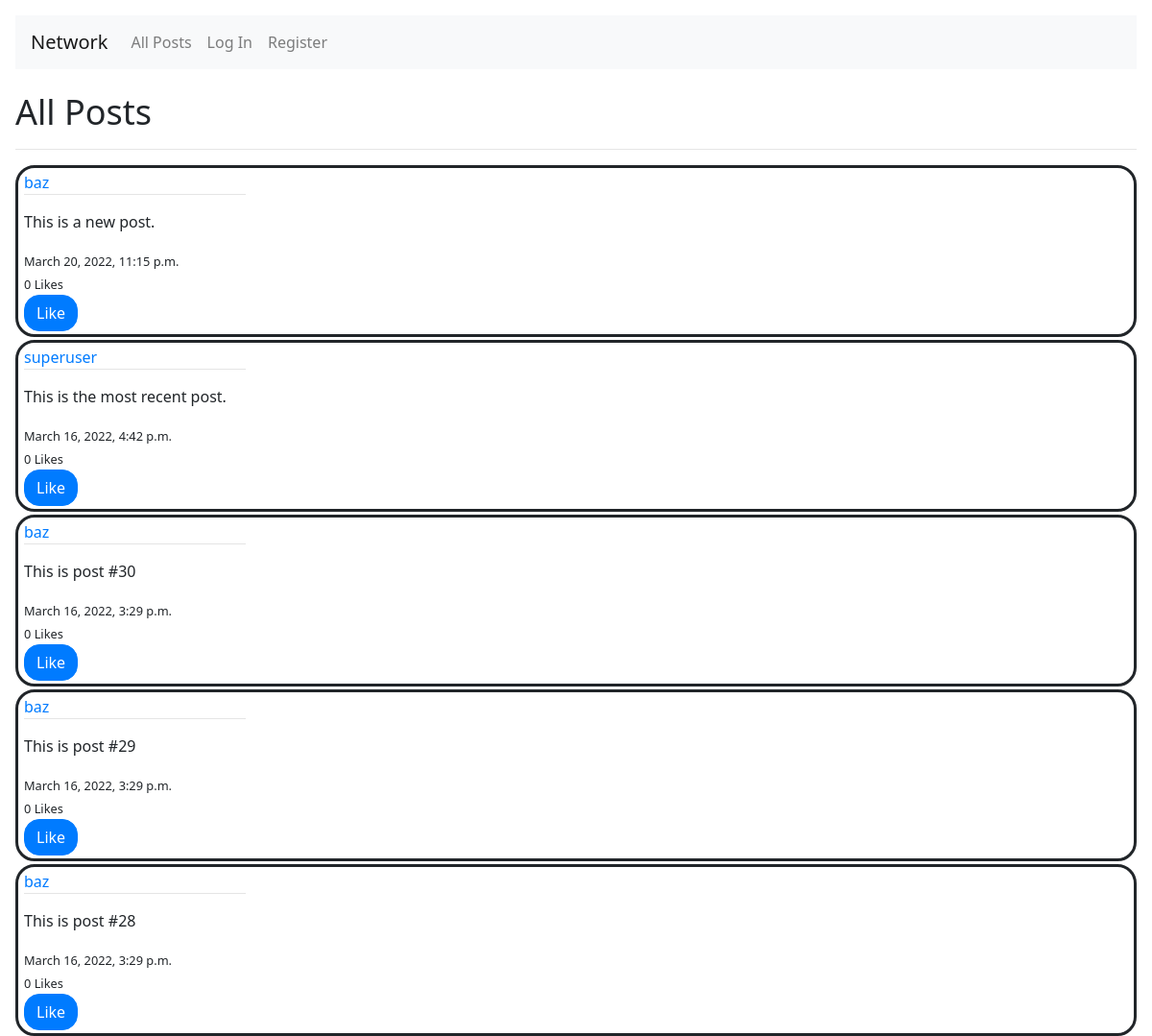
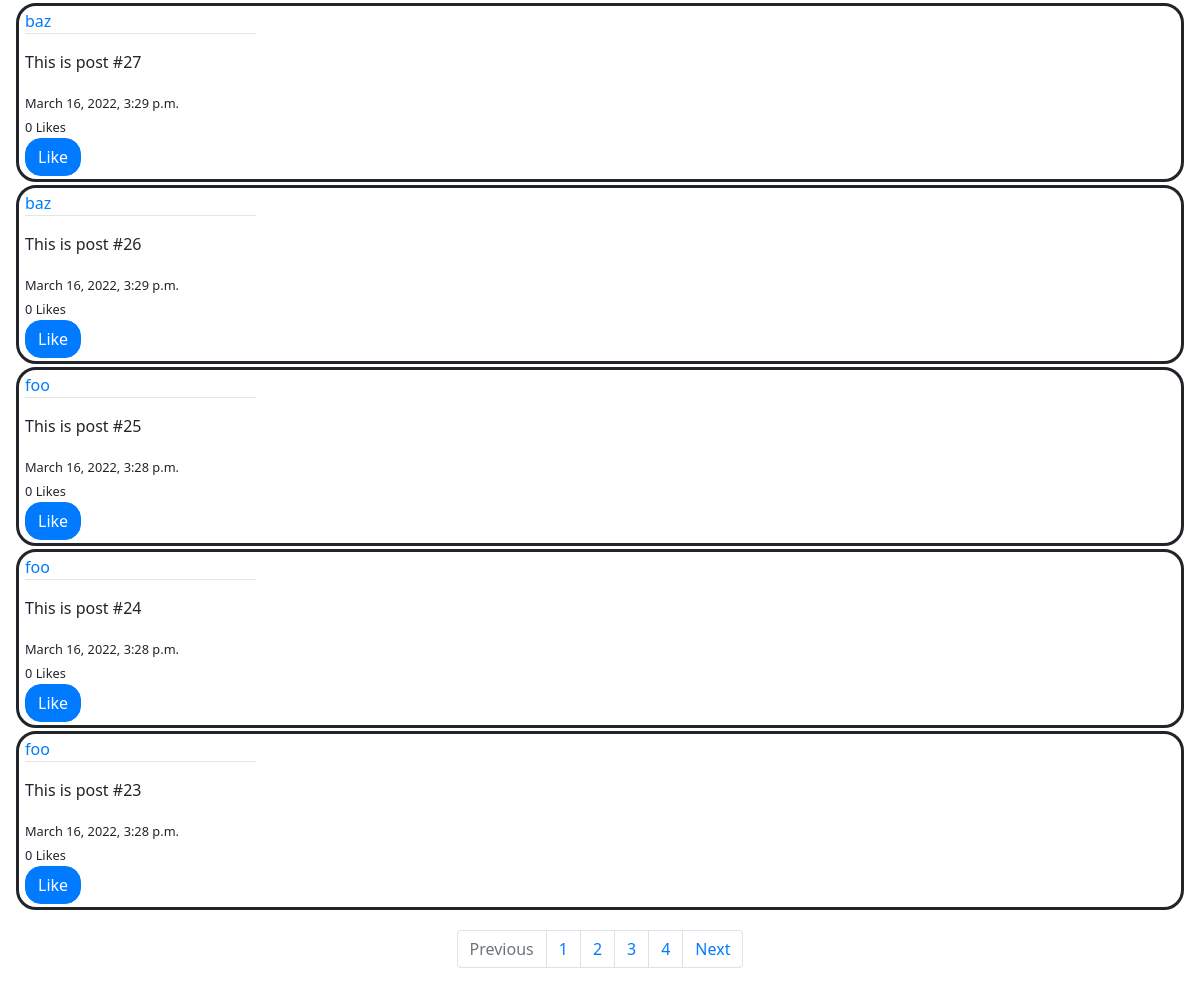
Before: / with the older database file (2 pictures, top to bottom).
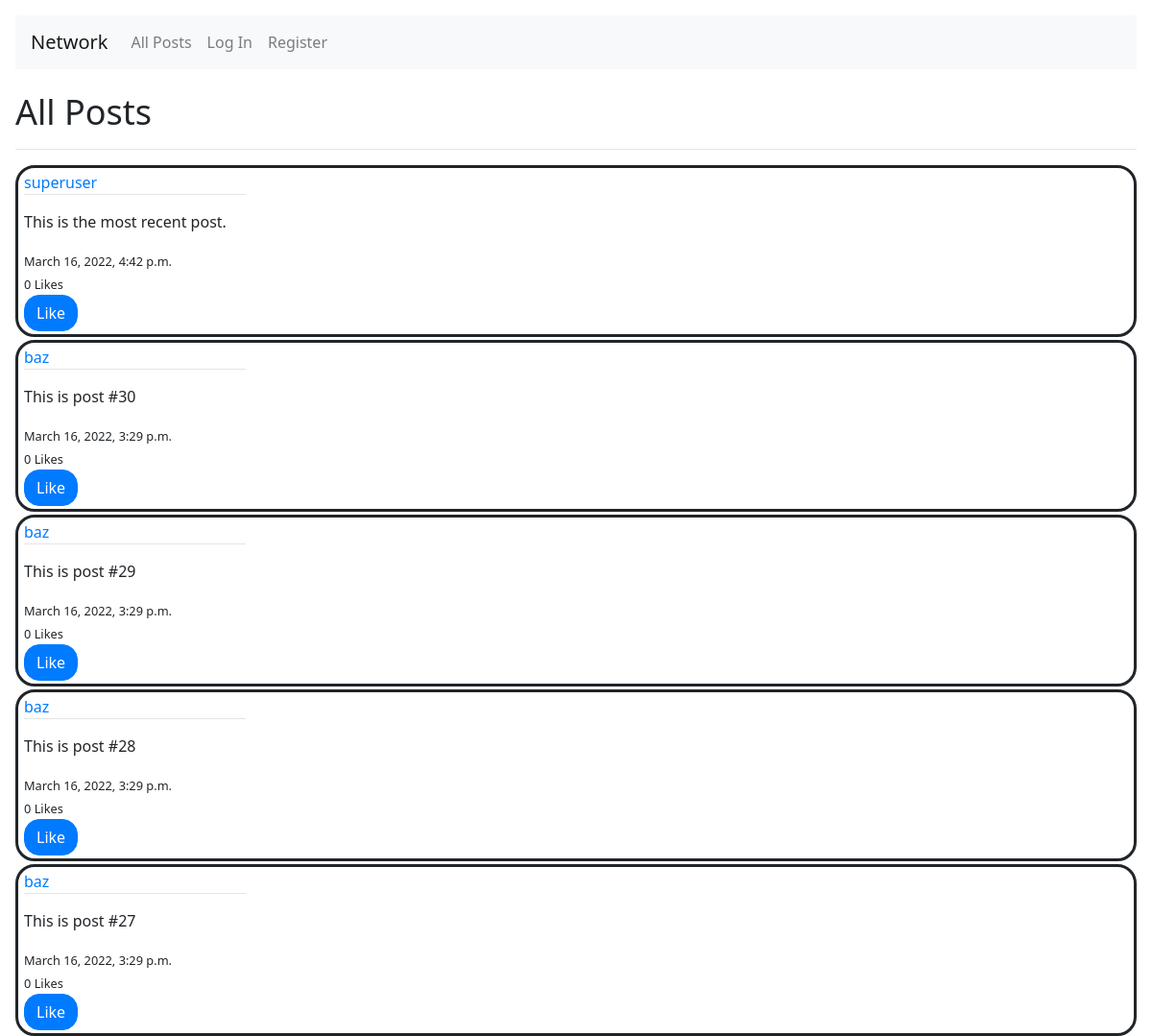
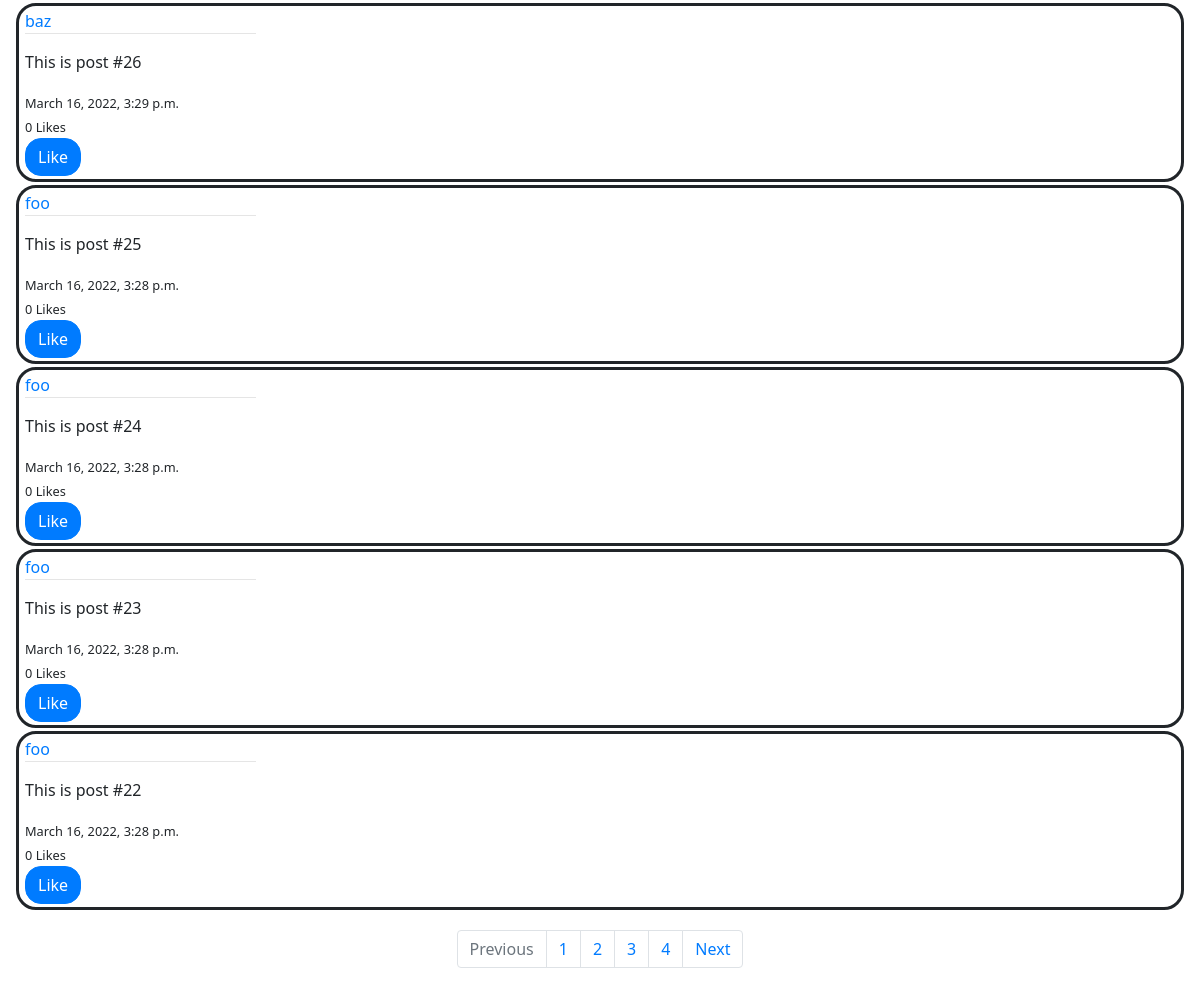
After: the same page with the newer database file (2 pictures, top to bottom).
### network/models.py (models this page shows)
class Post(models.Model):
    user = models.ForeignKey(User, on_delete=models.CASCADE, related_name="posts")
    content = models.TextField(max_length=512)
    date = models.DateTimeField(auto_now_add=True)
    likes = models.ManyToManyField(User)

class User(AbstractUser):
    followers = models.ManyToManyField('self', blank=True, symmetrical=False)
    following = models.ManyToManyField('self', blank=True, symmetrical=False, related_name="followed_by")

### network/views.py (the view)
# urls.py: path("", views.index, name="index"),
def index(request, page_number=1):
    class PostForm(ModelForm):
        class Meta:
            model = Post
            fields = ['content', 'user']
            labels = {
                'content': 'New Post'
            }
            widgets = {
                'content': Textarea(attrs={'class': 'form-control', 'rows': 2}),
                'user': HiddenInput
            }
    if request.method == "POST":
        form = PostForm(request.POST)
        if form.is_valid():
            form.save()
            return HttpResponseRedirect("/")
    else:
        form = PostForm(initial={"user": request.user})
    posts = Post.objects.all()
    posts = posts[::-1]
    p = Paginator(posts, 10)
    current_page = p.page(page_number)
    page_posts = current_page.object_list
    return render(request, "network/index.html", {
        "form": form,
        "posts": page_posts,
        "num_pages": p.num_pages,
        "current_page": current_page,
        "has_next": current_page.has_next(),
        "has_prev": current_page.has_previous(),
        "next_num": current_page.next_page_number,
        "prev_num": current_page.previous_page_number,
        "p": p
    })

### network/views.py
    class PostForm(ModelForm):
        class Meta:
            model = Post
            fields = ['content', 'user']
            labels = {
                'content': 'New Post'
            }
            widgets = {
                'content': Textarea(attrs={'class': 'form-control', 'rows': 2}),
                'user': HiddenInput
            }

### network/templates/network/index.html (shortened to what this page needs)
{% extends "network/layout.html" %}
{% load static %}
{% block body %}
    <h1 style="font-size: 36px;">All Posts</h1><hr>
    {% for post in posts %}
        <div class="posts" style="position: relative;">
            <a href="{% url 'network:profile' post.user %}">{{ post.user }}</a>
            <hr style="margin-top: 0; width: 20%; position: relative; margin-left: 0px;">
            <p class="post-content">{{ post.content }}</p>
            <small>{{ post.date }}</small><br>
            <small><span class="post-likes">{{ post.likes.all.count }}</span> Likes</small><br>
            {% if user in post.likes.all %}
                <input class="btn btn-primary likeBtn" type="submit" value="Unlike" style="border-radius: 16px;">
            {% else %}
                <input class="btn btn-primary likeBtn" type="submit" value="Like" style="border-radius: 16px;">
            {% endif %}
        </div>
    {% endfor %}
    <nav aria-label="Posts navigation" style="margin-top: 20px;">
        <ul class="pagination justify-content-center">
            {% if has_prev %}
                <li class="page-item"><a class="page-link" href="{{ prev_num }}">Previous</a></li>
            {% else %}
                <li class="page-item disabled"><a class="page-link" href="#" aria-disabled="true">Previous</a></li>
            {% endif %}
            {% for i in p.page_range %}
                <li class="page-item"><a class="page-link" href="{{i}}">{{i}}</a></li>
            {% endfor %}
            {% if has_next %}
                <li class="page-item"><a class="page-link" href="{{ next_num }}">Next</a></li>
            {% else %}
                <li class="page-item disabled"><a class="page-link" href="#" aria-disabled="true">Next</a></li>
            {% endif %}
        </ul>
      </nav>
{% endblock %}

Changed rows visible on the page:
removed Post: user "baz", content "This is a new post.", date "March 20, 2022, 11:15 p.m.", likes.all.count "0"
now on this page (row unchanged): Post: user "foo", content "This is post #22", date "March 16, 2022, 3:28 p.m.", likes.all.count "0"
